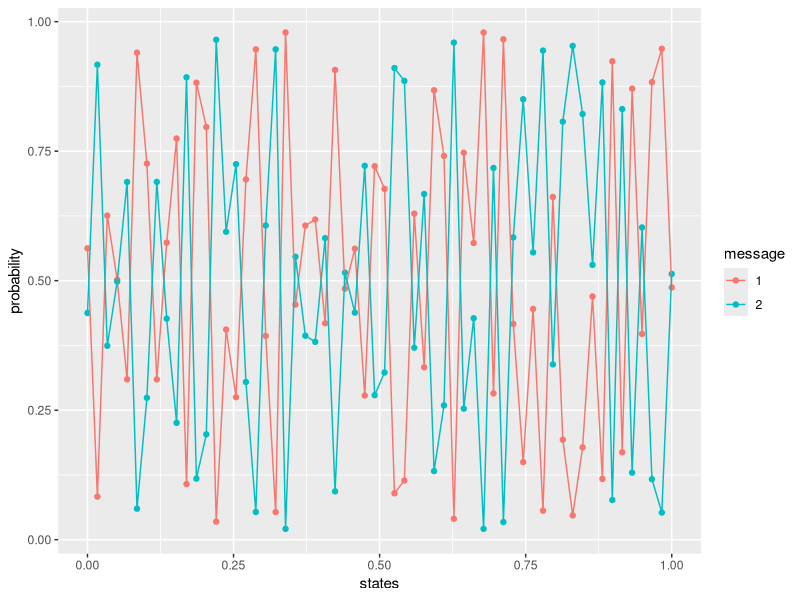
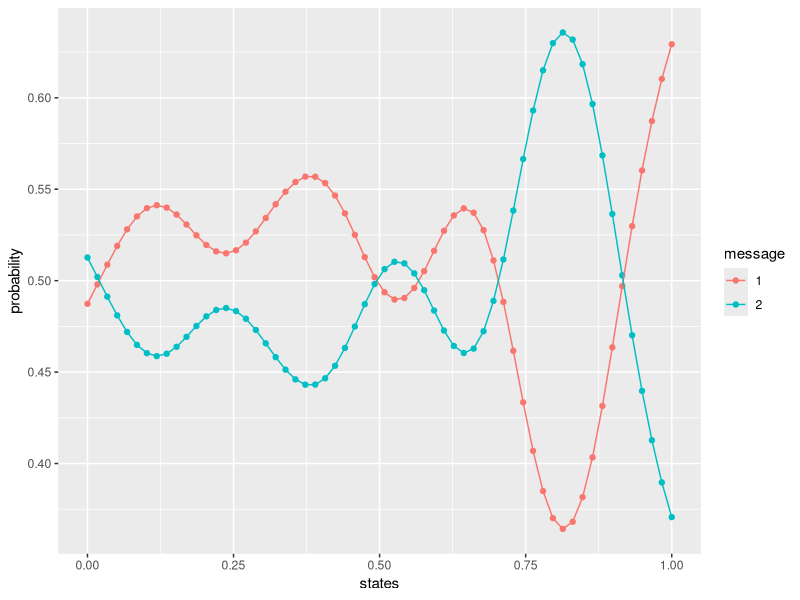
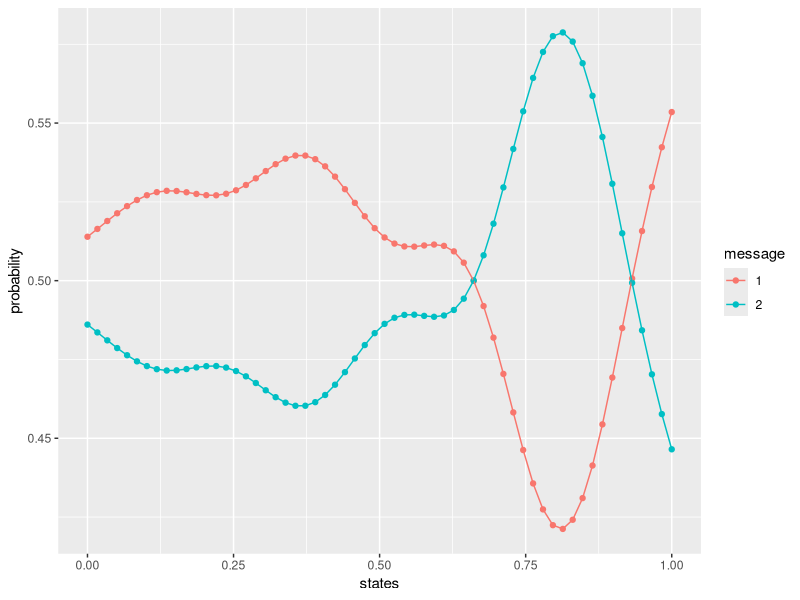

Write the R code that produced these figures, in order. (Note: this script raises an error after producing the figures.)
## ---- chunk 1
library(MCMCpack) # for Dirichlet distribution
library(ggplot2)
library(reshape2)
# source('~/Desktop/data/svn/programming/R/fuzzy-action/dev.r')
## ---- chunk 2
alpha= 0.1
rounds = 10000
ns = 60
nm = 2
states = seq(from=0,to=1,length.out = ns)

get.confusion.matrix = function(states,alpha){
  ns = length(states)
  if (alpha <= 0){
    return(diag(rep(1,ns)))
  }
  C = matrix(0,nrow=ns, ncol=ns)
  for (i in 1:ns){
    for (j in 1:ns){
      C[i,j] = exp( - (states[i]-states[j])^2 / (alpha^2) )
    }
  }
  return(prop.table(C,1))
}

C = get.confusion.matrix(states,alpha)

## ---- chunk 3

get.nbr = function(response,noise.matrix){
    if (dim(noise.matrix)[1] == dim(response)[2]){  # receiver part
        return(response %*% noise.matrix)
    }
    if (dim(noise.matrix)[2] == dim(response)[1]){  # sender part
        return(noise.matrix %*% response)
    }
}

## ---- chunk 4
power = function(C,n){
  # this could be improved for speed
  if (n <=1){
    return(C)
  }
  else{
    if (n %% 2 ==0){
      X = power(C,n/2)
      return(X%*%X)
    }
    else{
      return(C%*%power(C,n-1))
    }
  }
}
## ---- chunk 5

plotSender = function(sen){
  senDF = melt(sen,varnames = c("state.index","message"), value.name = "probability")
  senDF$states = states[senDF[,1]]
  senDF$message = factor(senDF$message)
  ggplot(senDF, aes(x = states, y=probability, color=message)) + geom_point() + geom_line()
}

## ---- chunk 6

sen = rdirichlet(ns,rep(1,nm))

plotSender(sen)
plotSender(get.nbr(sen,C))
plotSender(get.nbr(get.nbr(sen,C),C))

sys.exit()

# rec = rdirichlet(nm,rep(1,ns))




## ---- chunk 7

sen = rdirichlet(ns,rep(1,nm))
rec = rdirichlet(nm,rep(1,ns))

CPower = power(C,rounds)
show(CPower)

sen = CPower %*% sen
show(sen)

rec = rec %*% CPower  
show(rec)
